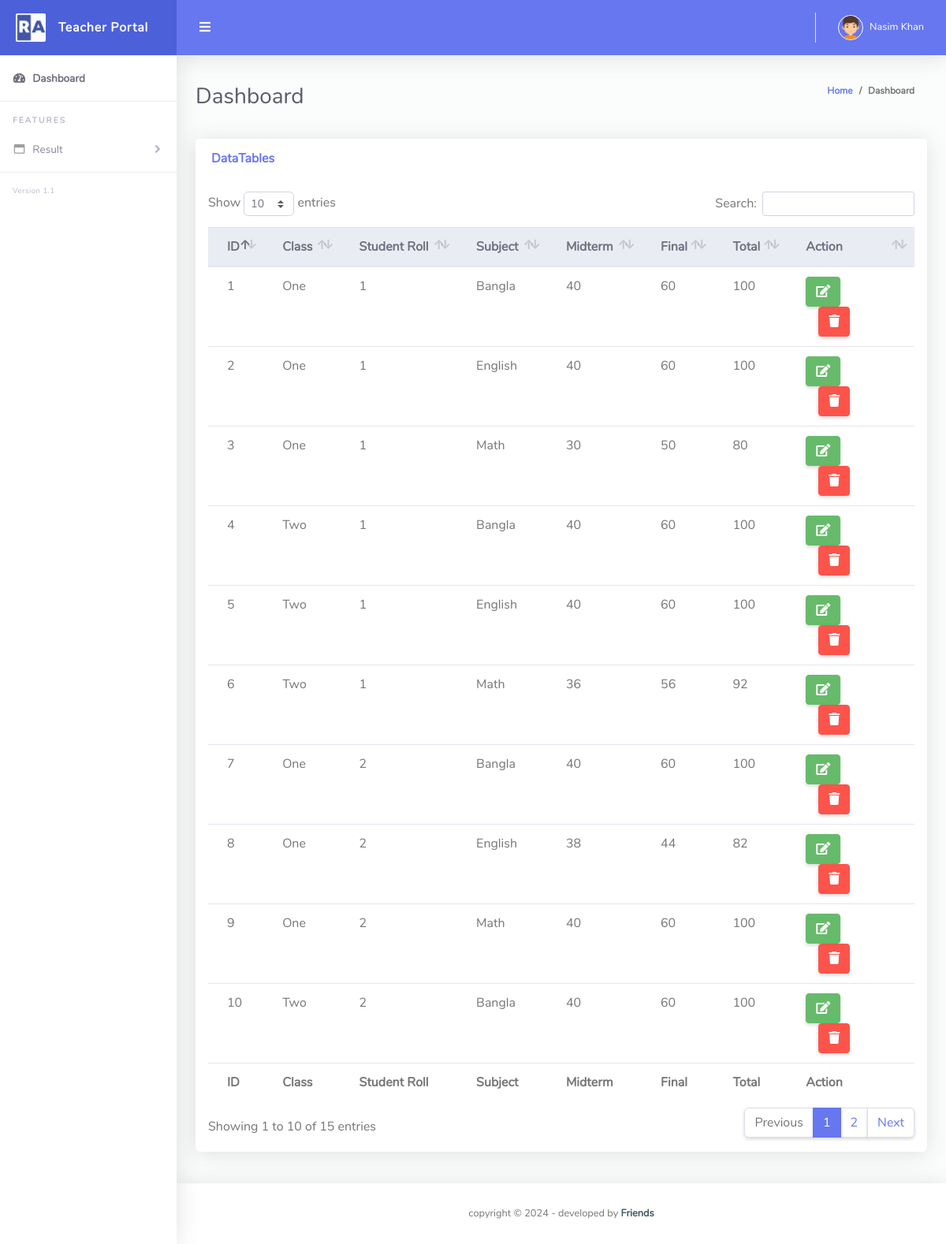
The app's page /list_of_result.php (signed in) with its own data.
### tables this page shows
CREATE TABLE `result` (
  `result_id` int(5) NOT NULL,
  `class` int(5) NOT NULL,
  `student_roll` int(5) NOT NULL,
  `subject` int(5) NOT NULL,
  `midterm` int(2) NOT NULL,
  `final` int(2) NOT NULL,
  `updated_by` varchar(100) DEFAULT NULL,
  `inserted_by` varchar(100) DEFAULT NULL
);

### list_of_result.php (the view, shortened to what this page needs)
<?php
require('connection.php');
$user_type = $_SESSION['user_type'];
if ($user_type == 'teacher') {
?>
    <?php
    $sql3 = "SELECT * FROM subject";
    $query3 = $conn->query($sql3);
    $data_list1 = array();
    while ($data = mysqli_fetch_assoc($query3)) {
        $subject_id    = $data['subject_id'];
        $subject_name  = $data['subject_name'];
        $data_list1[$subject_id] = $subject_name;
    }
    ?>
    <?php
    $sql1 = "SELECT* FROM class";
    $query1 = $conn->query($sql1);
    $data_list2 = array();
    while ($data = mysqli_fetch_assoc($query1)) {
        $class_id = $data['class_id'];
        $class_name = $data['class_name'];
        $data_list2[$class_id] = $class_name;
    }
    ?>
    <?php
    $sql = "SELECT * FROM result";
    $result = $conn->query($sql);
    ?>
    <!DOCTYPE html>
    <html lang="en">
    <head>
        <link href="vendor/fontawesome-free/css/all.min.css" rel="stylesheet" type="text/css">
        <link href="vendor/bootstrap/css/bootstrap.min.css" rel="stylesheet" type="text/css">
        <link href="css/ruang-admin.min.css" rel="stylesheet">
        <link href="vendor/datatables/dataTables.bootstrap4.min.css" rel="stylesheet">
    </head>
    <body id="page-top">
        <div id="wrapper">
            <?php include('teacher_sidebar.php') ?>
            <div id="content-wrapper" class="d-flex flex-column">
                <div id="content">
                    <?php include('topbar.php'); ?>
                    <div class="container-fluid" id="container-wrapper">
                        <div class="d-sm-flex align-items-center justify-content-between mb-4">
                            <h1 class="h3 mb-0 text-gray-800">Dashboard</h1>
                            <ol class="breadcrumb">
                                <li class="breadcrumb-item"><a href="./">Home</a></li>
                                <li class="breadcrumb-item active" aria-current="page">Dashboard</li>
                            </ol>
                        </div>
                        <div class="row mb-3">
                            <div class="col-lg-12">
                                <div class="card mb-4">
                                    <div class="card-header py-3 d-flex flex-row align-items-center justify-content-between">
                                        <h6 class="m-0 font-weight-bold text-primary">DataTables</h6>
                                    </div>
                                    <div class="table-responsive p-3">
                                        <table class="table align-items-center table-flush" id="dataTable">
                                            <thead class="thead-light">
                                                <tr>
                                                    <th>ID</th>
                                                    <th>Class</th>
                                                    <th>Student Roll</th>
                                                    <th>Subject</th>
                                                    <th>Midterm</th>
                                                    <th>Final</th>
                                                    <th>Total</th>
                                                    <th>Action</th>
                                                </tr>
                                            </thead>
                                            <tfoot>
                                                <tr>
                                                    <th>ID</th>
                                                    <th>Class</th>
                                                    <th>Student Roll</th>
                                                    <th>Subject</th>
                                                    <th>Midterm</th>
                                                    <th>Final</th>
                                                    <th>Total</th>
                                                    <th>Action</th>
                                                </tr>
                                            </tfoot>
                                            <tbody>
                                                <?php
                                                $sl = 0;
                                                while ($data = mysqli_fetch_assoc($result)) {
                                                    $result_id      = $data['result_id'];
                                                    $class          = $data['class'];
                                                    $student_roll   = $data['student_roll'];
                                                    $subject        = $data['subject'];
                                                    $midterm        = $data['midterm'];
                                                    $final          = $data['final'];
                                                    $total = $midterm + $final;
                                                    $sl++;
                                                ?>
                                                    <tr>
                                                        <td><?php echo $sl ?></td>
                                                        <td><?php echo $data_list2[$class] ?></td>
                                                        <td><?php echo $student_roll ?></td>
                                                        <td><?php echo $data_list1[$subject] ?></td>
                                                        <td><?php echo $midterm ?></td>
                                                        <td><?php echo $final ?></td>
                                                        <td><?php echo $total ?></td>
                                                        <td>
                                                            <a href="edit_result.php?id=<?php echo $result_id ?>" class="btn btn-success">
                                                                <i class="fas fa-edit"></i>
                                                            </a>
                                                            <a href="delete_result.php?id=<?php echo $result_id ?>" class="btn btn-danger mx-3">
                                                                <i class="fas fa-trash" onclick="return checkdelete();"></i>
                                                            </a>
                                                        </td>
                                                    </tr>
                                                <?php
                                                }
                                                ?>
                                            </tbody>
                                        </table>
                                    </div>
                                </div>
                            </div>
                        </div>
                    </div>
                </div>
                <footer class="sticky-footer bg-white">
                    <div class="container my-auto">
                        <div class="copyright text-center my-auto">
                            <span>copyright &copy;  - developed by
                                <b><a href="#" target="_blank">Friends</a></b>
                            </span>
                        </div>
                    </div>
                </footer>
            </div>
        </div>
    </body>
    </html>
<?php
} else {
    header('location:login.php');
}
?>

### records on screen
result: class "One", student_roll "1", subject "Bangla", midterm "40", final "60", total "100"
result: class "One", student_roll "1", subject "English", midterm "40", final "60", total "100"
result: class "One", student_roll "1", subject "Math", midterm "30", final "50", total "80"
result: class "Two", student_roll "1", subject "Bangla", midterm "40", final "60", total "100"
result: class "Two", student_roll "1", subject "English", midterm "40", final "60", total "100"
result: class "Two", student_roll "1", subject "Math", midterm "36", final "56", total "92"
result: class "One", student_roll "2", subject "Bangla", midterm "40", final "60", total "100"
result: class "One", student_roll "2", subject "English", midterm "38", final "44", total "82"
result: class "One", student_roll "2", subject "Math", midterm "40", final "60", total "100"
result: class "Two", student_roll "2", subject "Bangla", midterm "40", final "60", total "100"

### other values on screen
$username "Nasim Khan"
